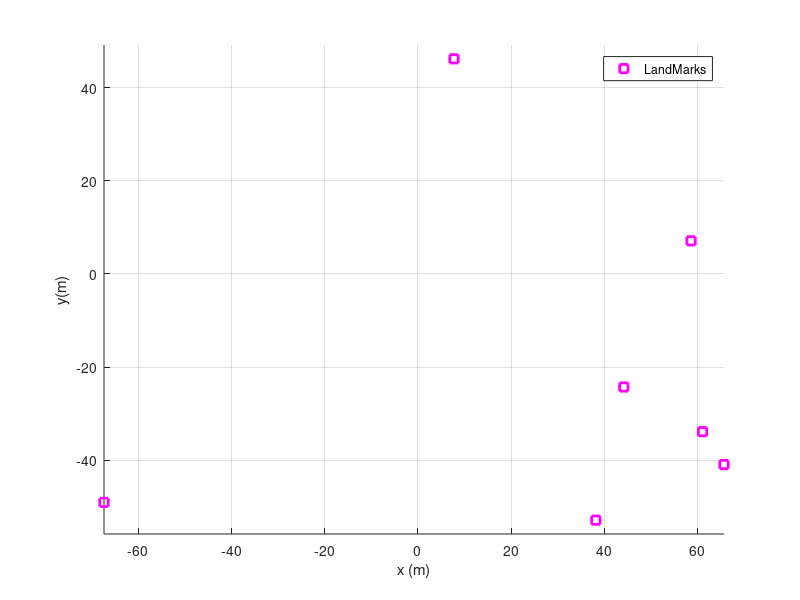

This figure's MATLAB source: (Note: this script raises an error after producing the figure.)
clear variables; close all; clc
 
% Initialization
%--------------------------------------------------------------------------
 
% Map/landmarks related
nLandmarks = 7; % Number of landmarks
mapSize = 140;  %Size of them environment in (m)
Map = mapSize*rand(2,nLandmarks)-mapSize/2; % Landmarks uniformly distributed in the Map
 
% Sensor/odometry related  
var_d = 0.5^2;      % variance (noise) of the range measurement 
R = zeros(nLandmarks);  % Covariance of the observation of the landmarks
z = zeros(nLandmarks,1); % Initially. all the observations equals to zero
U = diag([9,20,1*pi/180]).^2; % Covariance of the odometry noise
 
% Robot pose related
xTrue = zeros(3,1); % True position, to be selected by the mouse
xEst = zeros(3,1);  % Position estimated by the LSE method
xOdom = zeros(3,1); % Position given by odometry (in this case xTrue affected by noise)
 
% Initial graphics
figure(1); hold on; grid off; axis equal; grid on;
plot(Map(1,:),Map(2,:),'sm','LineWidth',2);hold on;
xlabel('x (m)');
ylabel('y(m)');
legend('LandMarks');
 
% Get the true position of the robot (ask the user)
fprintf('Please, click on the Figure where the robot is located: \n');
xTrue (1:2) = ginput(1)'; %
plot(xTrue(1),xTrue(2),'ob','MarkerSize',12);
 
% Set an initial guess: Where the robot believes it is (from odometry)
xOdom = xTrue + sqrtm(U)*randn(3,1);
plot(xOdom(1),xOdom(2),'+r','MarkerSize',12);
legend('LandMarks','True Position','Odo Estimation (initial guess)');
sqrt((xOdom(1)-xTrue(1))^2+(xOdom(2)-xTrue(2))^2)
 
% Take measurements
%--------------------------------------------------------------------------
 
% Get the observations to all the landmarks (data given by our sensor)
z_ideal = zeros(nLandmarks,1); % measurements unaffected by gaussian error. Initially zeros

for kk = 1 : nLandmarks
   % Take an observation to each landmark, i.e. compute distance to each 
   % one (RANGE sensor) affected by gaussian noise
   
   x_lm = Map(1,kk); % kk-th landmark's x-axis coordinate
   y_lm = Map(2,kk); % kk-th landmark's y-axis coordinate
   
   % xTrue(1) = robot's x-axis position 
   % xTrue(2) = robot's y-axis position
   
   z_ideal(kk) = sqrt((x_lm - xTrue(1))^2 + (y_lm - xTrue(2))^2); % Euclidean distance to the kk-th landmark
   
   % At this point, the measurement has no error associated
   % We need to add gaussian noise to simulate sensor imprecision 
   % Because it is an error, mu = 0 in our call to 'normrnd'
   
   z(kk) = z_ideal(kk) + normrnd(0,var_d); % Adding gaussian error to the measurement
%    rng('default');
%    r = randn();
%    z(kk) = z_ideal(kk) + r * var_d; %-> gives us the same result
end
 
% Pose estimation using Gauss-Newton for least squares optimization
%--------------------------------------------------------------------------
 
% Some parameters for the Gauss-Newton optimization loop
nIterations = 10; % sets the maximum number of iterations
tolerance = 0.001;% Minimum error needed for stopping the loop (convergence)
iteration = 0;
 
% Initialization of useful vbles
incr = ones(1,2); % Delta
jH = zeros(nLandmarks,2); % Jacobian of the observation function of all the landmarks
xEst = xOdom;     %Initial estimation is the odometry position (usually noisy)
 
% Let's go!
while (norm(incr) > tolerance && iteration < nIterations) % norm = vector's magnitude
    plot(xEst(1),xEst(2),'+r','MarkerSize',1 + floor((iteration*15)/nIterations));
    
    % Compute the predicted observation (from xEst) and their respective
    % Jacobians
    
    % 1) Compute distance to each landmark from xEst 
    % (estimated observations)
    
    z_p = zeros(nLandmarks,1); % predicted observations. Initially zeros
    
    for kk = 1 : nLandmarks
        
       x_lm = Map(1,kk); % kk-th landmark's x-axis coordinate
       y_lm = Map(2,kk); % kk-th landmark's y-axis coordinate

       % xTrue(1) = robot's x-axis position 
       % xTrue(2) = robot's y-axis position

       z_p(kk) = sqrt((x_lm - xEst(1))^2 + (y_lm - xEst(2))^2); % Euclidean distance to the kk-th landmark

    end
    
    % error = difference between real observations and prediced ones.
    e = z - z_p;
    residual = sqrt(e'*e);  %residual error = srqt(x²+y²)
    
    % 2) Compute Jacobians with respect (x,y) (slide 13)
    % The jH is evaluated at our current guest (xEst) -> z_p
    for kk = 1 : nLandmarks
        x_lm = Map(1,kk); % kk-th landmark's x-axis coordinate
        y_lm = Map(2,kk); % kk-th landmark's y-axis coordinate
        
        jH(kk,1) = -(x_lm - xEst(1)) / z_p(kk);
        jH(kk,2) = -(y_lm - xEst(2)) / z_p(kk);
    end 
       
    % The observation variances R grow with the root of the distance
    R = diag(var_d*sqrt(z));
        
    % 3) Solve the equation --> compute incr
    incr = inv(jH'*inv(R)*jH) * jH'*inv(R)*e;
    
    % update position estimation
    plot([xEst(1), xEst(1)+incr(1)],[xEst(2) xEst(2)+incr(2)],'r');
    xEst(1:2) = xEst(1:2) + incr;
    fprintf('Iteration number %u residual: %1.4f [m] increment: %1.5f [m]\n',iteration+1,residual,norm(incr));
    iteration = iteration + 1;
    
    pause(1);
    
end
 
plot(xEst(1),xEst(2),'*g') %The last estimation is plot in green
